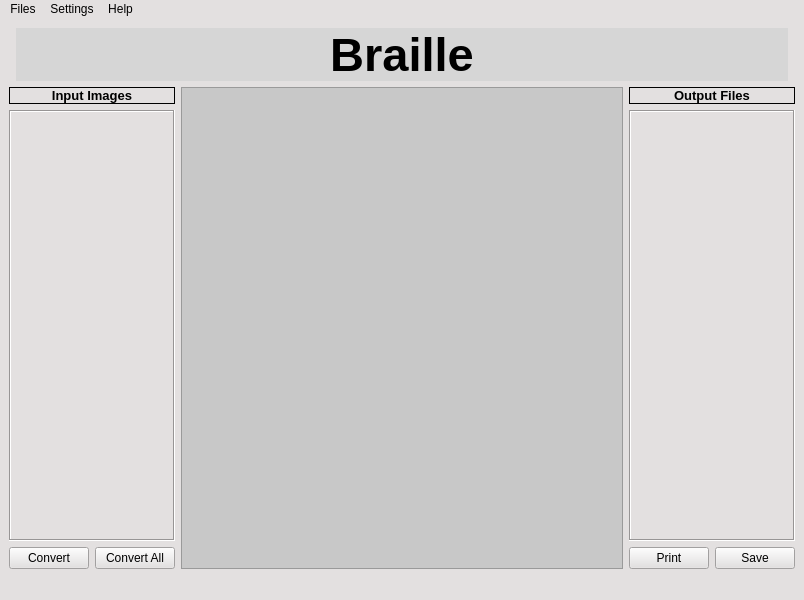
<?xml version="1.0" encoding="UTF-8"?>
<ui version="4.0">
 <class>MainWindow</class>
 <widget class="QMainWindow" name="MainWindow">
  <property name="geometry">
   <rect>
    <x>0</x>
    <y>0</y>
    <width>804</width>
    <height>600</height>
   </rect>
  </property>
  <property name="windowTitle">
   <string>MainWindow</string>
  </property>
  <property name="layoutDirection">
   <enum>Qt::LeftToRight</enum>
  </property>
  <property name="styleSheet">
   <string notr="true">background: rgb(227, 224, 224);</string>
  </property>
  <widget class="QWidget" name="centralwidget">
   <property name="layoutDirection">
    <enum>Qt::LeftToRight</enum>
   </property>
   <layout class="QHBoxLayout" name="horizontalLayout_5">
    <item>
     <layout class="QVBoxLayout" name="verticalLayout_3">
      <item>
       <layout class="QHBoxLayout" name="horizontalLayout">
        <property name="spacing">
         <number>0</number>
        </property>
        <item>
         <widget class="QLabel" name="labelIIT">
          <property name="sizePolicy">
           <sizepolicy hsizetype="Minimum" vsizetype="Maximum">
            <horstretch>0</horstretch>
            <verstretch>0</verstretch>
           </sizepolicy>
          </property>
          <property name="baseSize">
           <size>
            <width>0</width>
            <height>0</height>
           </size>
          </property>
          <property name="text">
           <string/>
          </property>
          <property name="pixmap">
           <pixmap resource="Resources.qrc">:/logo/iitLogo.jpg</pixmap>
          </property>
          <property name="scaledContents">
           <bool>true</bool>
          </property>
         </widget>
        </item>
        <item>
         <widget class="QLabel" name="labelAppName">
          <property name="sizePolicy">
           <sizepolicy hsizetype="Expanding" vsizetype="Preferred">
            <horstretch>0</horstretch>
            <verstretch>0</verstretch>
           </sizepolicy>
          </property>
          <property name="font">
           <font>
            <pointsize>35</pointsize>
            <weight>75</weight>
            <bold>true</bold>
           </font>
          </property>
          <property name="styleSheet">
           <string notr="true">background: rgb(214, 214, 214);
background-image: url(:/logo/background1.jpg);
</string>
          </property>
          <property name="text">
           <string>Braille</string>
          </property>
          <property name="alignment">
           <set>Qt::AlignCenter</set>
          </property>
         </widget>
        </item>
        <item>
         <widget class="QLabel" name="labelICT">
          <property name="sizePolicy">
           <sizepolicy hsizetype="Minimum" vsizetype="Preferred">
            <horstretch>0</horstretch>
            <verstretch>0</verstretch>
           </sizepolicy>
          </property>
          <property name="text">
           <string/>
          </property>
          <property name="pixmap">
           <pixmap resource="Resources.qrc">:/logo/ictLogo.jpg</pixmap>
          </property>
          <property name="scaledContents">
           <bool>true</bool>
          </property>
         </widget>
        </item>
       </layout>
      </item>
      <item>
       <layout class="QHBoxLayout" name="horizontalLayout_4">
        <item>
         <layout class="QVBoxLayout" name="verticalLayout_2">
          <item>
           <widget class="QLabel" name="label_2">
            <property name="enabled">
             <bool>true</bool>
            </property>
            <property name="sizePolicy">
             <sizepolicy hsizetype="Preferred" vsizetype="Fixed">
              <horstretch>0</horstretch>
              <verstretch>0</verstretch>
             </sizepolicy>
            </property>
            <property name="minimumSize">
             <size>
              <width>0</width>
              <height>0</height>
             </size>
            </property>
            <property name="font">
             <font>
              <pointsize>10</pointsize>
              <weight>75</weight>
              <bold>true</bold>
             </font>
            </property>
            <property name="frameShape">
             <enum>QFrame::Box</enum>
            </property>
            <property name="text">
             <string>Input Images</string>
            </property>
            <property name="alignment">
             <set>Qt::AlignCenter</set>
            </property>
           </widget>
          </item>
          <item>
           <widget class="OListView" name="openListView">
            <property name="sizePolicy">
             <sizepolicy hsizetype="Maximum" vsizetype="Expanding">
              <horstretch>0</horstretch>
              <verstretch>0</verstretch>
             </sizepolicy>
            </property>
            <property name="frameShape">
             <enum>QFrame::Box</enum>
            </property>
            <property name="lineWidth">
             <number>1</number>
            </property>
           </widget>
          </item>
          <item>
           <layout class="QHBoxLayout" name="horizontalLayout_2">
            <item>
             <widget class="QPushButton" name="convrt">
              <property name="sizePolicy">
               <sizepolicy hsizetype="Maximum" vsizetype="Fixed">
                <horstretch>0</horstretch>
                <verstretch>0</verstretch>
               </sizepolicy>
              </property>
              <property name="text">
               <string>Convert</string>
              </property>
             </widget>
            </item>
            <item>
             <widget class="QPushButton" name="convrtAll">
              <property name="sizePolicy">
               <sizepolicy hsizetype="Maximum" vsizetype="Fixed">
                <horstretch>0</horstretch>
                <verstretch>0</verstretch>
               </sizepolicy>
              </property>
              <property name="text">
               <string>Convert All</string>
              </property>
             </widget>
            </item>
           </layout>
          </item>
         </layout>
        </item>
        <item>
         <widget class="QScrollArea" name="scrollArea">
          <property name="sizePolicy">
           <sizepolicy hsizetype="Expanding" vsizetype="Expanding">
            <horstretch>0</horstretch>
            <verstretch>3</verstretch>
           </sizepolicy>
          </property>
          <property name="styleSheet">
           <string notr="true">background: rgb(200, 200, 200);</string>
          </property>
          <property name="verticalScrollBarPolicy">
           <enum>Qt::ScrollBarAsNeeded</enum>
          </property>
          <property name="horizontalScrollBarPolicy">
           <enum>Qt::ScrollBarAsNeeded</enum>
          </property>
          <property name="sizeAdjustPolicy">
           <enum>QAbstractScrollArea::AdjustIgnored</enum>
          </property>
          <property name="widgetResizable">
           <bool>false</bool>
          </property>
          <property name="alignment">
           <set>Qt::AlignCenter</set>
          </property>
          <widget class="QWidget" name="scrollAreaWidgetContents">
           <property name="geometry">
            <rect>
             <x>2</x>
             <y>16</y>
             <width>248</width>
             <height>408</height>
            </rect>
           </property>
           <property name="sizePolicy">
            <sizepolicy hsizetype="Expanding" vsizetype="Expanding">
             <horstretch>0</horstretch>
             <verstretch>0</verstretch>
            </sizepolicy>
           </property>
           <widget class="ImageLabel" name="imageLabel">
            <property name="geometry">
             <rect>
              <x>-11</x>
              <y>-21</y>
              <width>1011</width>
              <height>831</height>
             </rect>
            </property>
            <property name="sizePolicy">
             <sizepolicy hsizetype="Expanding" vsizetype="Expanding">
              <horstretch>0</horstretch>
              <verstretch>0</verstretch>
             </sizepolicy>
            </property>
            <property name="minimumSize">
             <size>
              <width>250</width>
              <height>250</height>
             </size>
            </property>
            <property name="styleSheet">
             <string notr="true">background: rgb(200, 200, 200);
margin-top:0px;</string>
            </property>
            <property name="text">
             <string>Double click any file to see its content here</string>
            </property>
            <property name="alignment">
             <set>Qt::AlignHCenter|Qt::AlignTop</set>
            </property>
            <property name="margin">
             <number>25</number>
            </property>
           </widget>
          </widget>
         </widget>
        </item>
        <item>
         <layout class="QVBoxLayout" name="verticalLayout">
          <item>
           <widget class="QLabel" name="label_3">
            <property name="sizePolicy">
             <sizepolicy hsizetype="Preferred" vsizetype="Fixed">
              <horstretch>0</horstretch>
              <verstretch>0</verstretch>
             </sizepolicy>
            </property>
            <property name="font">
             <font>
              <pointsize>10</pointsize>
              <weight>75</weight>
              <bold>true</bold>
              <stylestrategy>PreferDefault</stylestrategy>
             </font>
            </property>
            <property name="frameShape">
             <enum>QFrame::Box</enum>
            </property>
            <property name="lineWidth">
             <number>1</number>
            </property>
            <property name="text">
             <string>Output Files</string>
            </property>
            <property name="alignment">
             <set>Qt::AlignCenter</set>
            </property>
           </widget>
          </item>
          <item>
           <widget class="OListView" name="resultListView">
            <property name="sizePolicy">
             <sizepolicy hsizetype="Maximum" vsizetype="Expanding">
              <horstretch>0</horstretch>
              <verstretch>0</verstretch>
             </sizepolicy>
            </property>
            <property name="baseSize">
             <size>
              <width>0</width>
              <height>0</height>
             </size>
            </property>
            <property name="frameShape">
             <enum>QFrame::Box</enum>
            </property>
            <property name="lineWidth">
             <number>1</number>
            </property>
           </widget>
          </item>
          <item>
           <layout class="QHBoxLayout" name="horizontalLayout_3">
            <item>
             <widget class="QPushButton" name="btnPrint">
              <property name="sizePolicy">
               <sizepolicy hsizetype="Maximum" vsizetype="Fixed">
                <horstretch>0</horstretch>
                <verstretch>0</verstretch>
               </sizepolicy>
              </property>
              <property name="text">
               <string>Print</string>
              </property>
             </widget>
            </item>
            <item>
             <widget class="QPushButton" name="btnSave">
              <property name="sizePolicy">
               <sizepolicy hsizetype="Maximum" vsizetype="Fixed">
                <horstretch>0</horstretch>
                <verstretch>0</verstretch>
               </sizepolicy>
              </property>
              <property name="text">
               <string>Save</string>
              </property>
             </widget>
            </item>
           </layout>
          </item>
         </layout>
        </item>
       </layout>
      </item>
     </layout>
    </item>
   </layout>
  </widget>
  <widget class="QMenuBar" name="menubar">
   <property name="geometry">
    <rect>
     <x>0</x>
     <y>0</y>
     <width>804</width>
     <height>22</height>
    </rect>
   </property>
   <widget class="QMenu" name="menuFiles">
    <property name="title">
     <string>Files</string>
    </property>
    <addaction name="actionOpenFiles"/>
    <addaction name="actionAddFiles"/>
    <addaction name="actionRemoveFileForOpen"/>
    <addaction name="actionQuit"/>
   </widget>
   <widget class="QMenu" name="menuSettings">
    <property name="title">
     <string>Settings</string>
    </property>
    <addaction name="actionEnvironmenVariable"/>
    <addaction name="actionDebug"/>
    <addaction name="actionIsDebug"/>
   </widget>
   <widget class="QMenu" name="menuHelp">
    <property name="title">
     <string>Help</string>
    </property>
    <addaction name="actionContactUs"/>
    <addaction name="actionAbout"/>
   </widget>
   <addaction name="menuFiles"/>
   <addaction name="menuSettings"/>
   <addaction name="menuHelp"/>
  </widget>
  <widget class="QStatusBar" name="statusbar">
   <property name="toolTip">
    <string/>
   </property>
   <property name="toolTipDuration">
    <number>-1</number>
   </property>
   <property name="whatsThis">
    <string/>
   </property>
   <property name="sizeGripEnabled">
    <bool>true</bool>
   </property>
  </widget>
  <action name="actionOpenFiles">
   <property name="text">
    <string>Open Images</string>
   </property>
  </action>
  <action name="actionAddFiles">
   <property name="text">
    <string>Add Images</string>
   </property>
  </action>
  <action name="actionQuit">
   <property name="text">
    <string>Exit</string>
   </property>
  </action>
  <action name="actionEnvironmenVariable">
   <property name="text">
    <string>Environment</string>
   </property>
  </action>
  <action name="actionDebug">
   <property name="text">
    <string>Debug Window</string>
   </property>
  </action>
  <action name="actionIsDebug">
   <property name="checkable">
    <bool>true</bool>
   </property>
   <property name="text">
    <string>Debug Mood</string>
   </property>
  </action>
  <action name="actionContactUs">
   <property name="text">
    <string>Contact Us</string>
   </property>
  </action>
  <action name="actionAbout">
   <property name="text">
    <string>About</string>
   </property>
  </action>
  <action name="actionRemoveFileForOpen">
   <property name="text">
    <string>Remove  Files</string>
   </property>
  </action>
 </widget>
 <customwidgets>
  <customwidget>
   <class>OListView</class>
   <extends>QListView</extends>
   <header>olistview.h</header>
  </customwidget>
  <customwidget>
   <class>ImageLabel</class>
   <extends>QLabel</extends>
   <header>imagelabel.h</header>
  </customwidget>
 </customwidgets>
 <resources>
  <include location="Resources.qrc"/>
 </resources>
 <connections/>
</ui>
